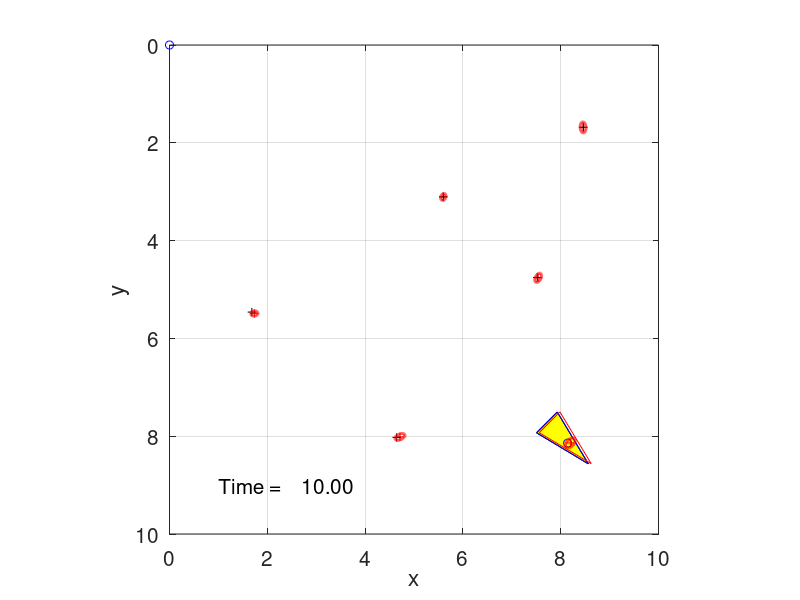

Recreate this plot in MATLAB.
%==========================================================================
% ME 652, Spring 2017
% Course instructor: Jinwhan Kim
%==========================================================================

function [] = SLAM_skeleton()

rng(1);
DTR = pi/180;   % degree to radian

% true initial condition
x = [1; 1; 45*DTR; 1;   % x, y, psi, V
     4.6454;  8.0242;   % landmark 1 (x1,y1)
     7.5198;  4.7523;   % landmark 2 (x2,y2)
     1.6836;  5.4618;   % landmark 3 (x3,y3)
     5.5984;  3.1042;   % landmark 4 (x4,y4)
     8.4626;  1.6814];  % landmark 5 (x5,y5)

% initial error covariance
Phat = eye(14);
Phat(1,1) = 0;
Phat(2,2) = 0;

% process noise
Qe = zeros(14,14);

% measurement noise
Re = eye(12);
Re(1,1) = (3*DTR)^2;
Re(2,2) = 0.2^2;

for i = 1:5
    Re(i*2+1,i*2+1) = (3*DTR)^2;  % bearing noise
    Re(i*2+2,i*2+2) = 0.2^2;      % range noise
end

% initial estimate
xhat = x;
xhat(5:14) = x(5:14) + sqrt(Phat(5:14,5:14))*randn(10,1);

figure;
set(gcf,'position',[100 100 500 500])

dt = 0.1;   % simulation time step

for t = 0:dt:10

    % true state propagation
    x = propagate_x(x,dt);

    % generate bearing and range measurements
    z = generate_z(x,Re);

    % EKF prediction step
    [xhat,Phat] = EKF_propagate(xhat,Phat,Qe,dt);

    % EKF measurement update step
    [xhat,Phat] = EKF_update(xhat,z,Phat,Re);

    clf
    show_data(t,x,xhat,Phat);
    drawnow;

end

end


%==========================================================================
% Generate measurement vector
%==========================================================================
function z = generate_z(x,Re)

z = zeros(12,1);

% vehicle heading and velocity measurements
z(1) = x(3);   % psi
z(2) = x(4);   % V

% landmark bearing and range measurements
for i = 1:5

    lx_index = i*2 + 3;
    ly_index = i*2 + 4;

    dx = x(lx_index) - x(1);
    dy = x(ly_index) - x(2);

    beta = atan2(dy, dx) - x(3);
    rho = sqrt(dx^2 + dy^2);

    beta_row = i*2 + 1;
    rho_row = i*2 + 2;

    z(beta_row) = wrap_pi(beta);
    z(rho_row) = rho;

end

% add measurement noise
z = z + chol(Re,'lower') * randn(12,1);

% wrap angle measurements
z(1) = wrap_pi(z(1));

for i = 1:5
    beta_row = i*2 + 1;
    z(beta_row) = wrap_pi(z(beta_row));
end

end


%==========================================================================
% EKF prediction step
%==========================================================================
function [xhat,Phat] = EKF_propagate(xhat,Phat,Qe,dt)

psi = xhat(3);
V = xhat(4);

% nonlinear state propagation
xhat(1) = xhat(1) + V*cos(psi)*dt;
xhat(2) = xhat(2) + V*sin(psi)*dt;
xhat(3) = xhat(3);
xhat(4) = xhat(4);

% landmarks do not move

% Jacobian of motion model
F = eye(14);

F(1,3) = -V*sin(psi)*dt;
F(1,4) = cos(psi)*dt;

F(2,3) = V*cos(psi)*dt;
F(2,4) = sin(psi)*dt;

% covariance prediction
Phat = F*Phat*F' + Qe;

% wrap heading
xhat(3) = wrap_pi(xhat(3));

end


%==========================================================================
% EKF measurement update step
%==========================================================================
function [xhat,Phat] = EKF_update(xhat,z,Phat,Re)

zhat = zeros(12,1);
H = zeros(12,14);

% predicted heading and speed measurements
zhat(1) = xhat(3);
zhat(2) = xhat(4);

H(1,3) = 1;
H(2,4) = 1;

% predicted landmark measurements
for i = 1:5

    lx_index = i*2 + 3;
    ly_index = i*2 + 4;

    beta_row = i*2 + 1;
    rho_row = i*2 + 2;

    dx = xhat(lx_index) - xhat(1);
    dy = xhat(ly_index) - xhat(2);

    q = dx^2 + dy^2;
    rho = sqrt(q);

    % predicted bearing and range
    zhat(beta_row) = wrap_pi(atan2(dy, dx) - xhat(3));
    zhat(rho_row) = rho;

    % bearing Jacobian
    H(beta_row,1) = dy/q;
    H(beta_row,2) = -dx/q;
    H(beta_row,3) = -1;
    H(beta_row,lx_index) = -dy/q;
    H(beta_row,ly_index) = dx/q;

    % range Jacobian
    H(rho_row,1) = -dx/rho;
    H(rho_row,2) = -dy/rho;
    H(rho_row,lx_index) = dx/rho;
    H(rho_row,ly_index) = dy/rho;

end

% innovation
innovation = z - zhat;

% wrap angle innovations
innovation(1) = wrap_pi(innovation(1));

for i = 1:5
    beta_row = i*2 + 1;
    innovation(beta_row) = wrap_pi(innovation(beta_row));
end

% Kalman gain
S = H*Phat*H' + Re;
K = (Phat*H') / S;

% state update
xhat = xhat + K*innovation;

% covariance update using Joseph form
I = eye(14);
Phat = (I - K*H)*Phat*(I - K*H)' + K*Re*K';

% wrap heading
xhat(3) = wrap_pi(xhat(3));

end


%==========================================================================
% True state propagation
%==========================================================================
function x = propagate_x(x,dt)

xdot = zeros(14,1);

xdot(1) = x(4)*cos(x(3));   % xdot
xdot(2) = x(4)*sin(x(3));   % ydot
xdot(3) = 0;                % yaw rate
xdot(4) = 0;                % speed change

x = x + xdot*dt;

x(3) = wrap_pi(x(3));

end


%==========================================================================
% Plot data
%==========================================================================
function show_data(t,x,xhat,Phat)

hold on

L = 0.6;     % vehicle length
B = 0.3;     % vehicle breadth

objx = L*[1 -1 -1 1]';
objy = B*[0,1,-1,0]';

% true vehicle
posx = x(1) + objx*cos(x(3)) - objy*sin(x(3));
posy = x(2) + objx*sin(x(3)) + objy*cos(x(3));

fill(posx,posy,'y');
plot(posx,posy,'b');

% estimated vehicle
posx = xhat(1) + objx*cos(xhat(3)) - objy*sin(xhat(3));
posy = xhat(2) + objx*sin(xhat(3)) + objy*cos(xhat(3));

plot(posx,posy,'r');

plot(0,0,'bo',x(1),x(2),'bo',xhat(1),xhat(2),'r+');

% 95% confidence ellipse
alpha = 5.9915;   % chi2inv(0.95,2)

% vehicle uncertainty ellipse
meanval = [xhat(1),xhat(2)];
sigma_u = Phat(1:2,1:2);
plot2Dellipse(alpha,meanval,sigma_u,'r');

% landmark uncertainty ellipses
for i = 1:5

    lx_index = i*2 + 3;
    ly_index = i*2 + 4;

    plot(xhat(lx_index),xhat(ly_index),'r+', ...
         x(lx_index),x(ly_index),'k+');

    meanval = [xhat(lx_index),xhat(ly_index)];
    sigma_u = Phat(lx_index:ly_index,lx_index:ly_index);

    plot2Dellipse(alpha,meanval,sigma_u,'r');

end

s = sprintf('Time = %8.2f',t);
text(1,9,s,'fontsize',15);

xlabel('x','fontsize',15)
ylabel('y','fontsize',15)

set(gca,'fontsize',15,'PlotBoxAspectRatio',[500 500 100]);
set(gca,'Ydir','reverse');

axis([0 10 0 10]);
grid on;
box on;

end


%==========================================================================
% Draw 2D confidence ellipse
%==========================================================================
function [] = plot2Dellipse(alpha,meanval,sigma,color)

[V,D] = eig(sigma);

a = sqrt(alpha*D(1,1));
b = sqrt(alpha*D(2,2));

ang1 = atan2(V(2,1),V(1,1));

theta = (0:360)/180*pi;

x = a*cos(theta);
y = b*sin(theta);

xn = x*cos(ang1) - y*sin(ang1) + meanval(1);
yn = x*sin(ang1) + y*cos(ang1) + meanval(2);

plot(xn,yn,color,'LineWidth',2);

end


%==========================================================================
% Wrap angle to [-pi, pi]
%==========================================================================
function angle = wrap_pi(angle)

angle = mod(angle + pi, 2*pi) - pi;

end
